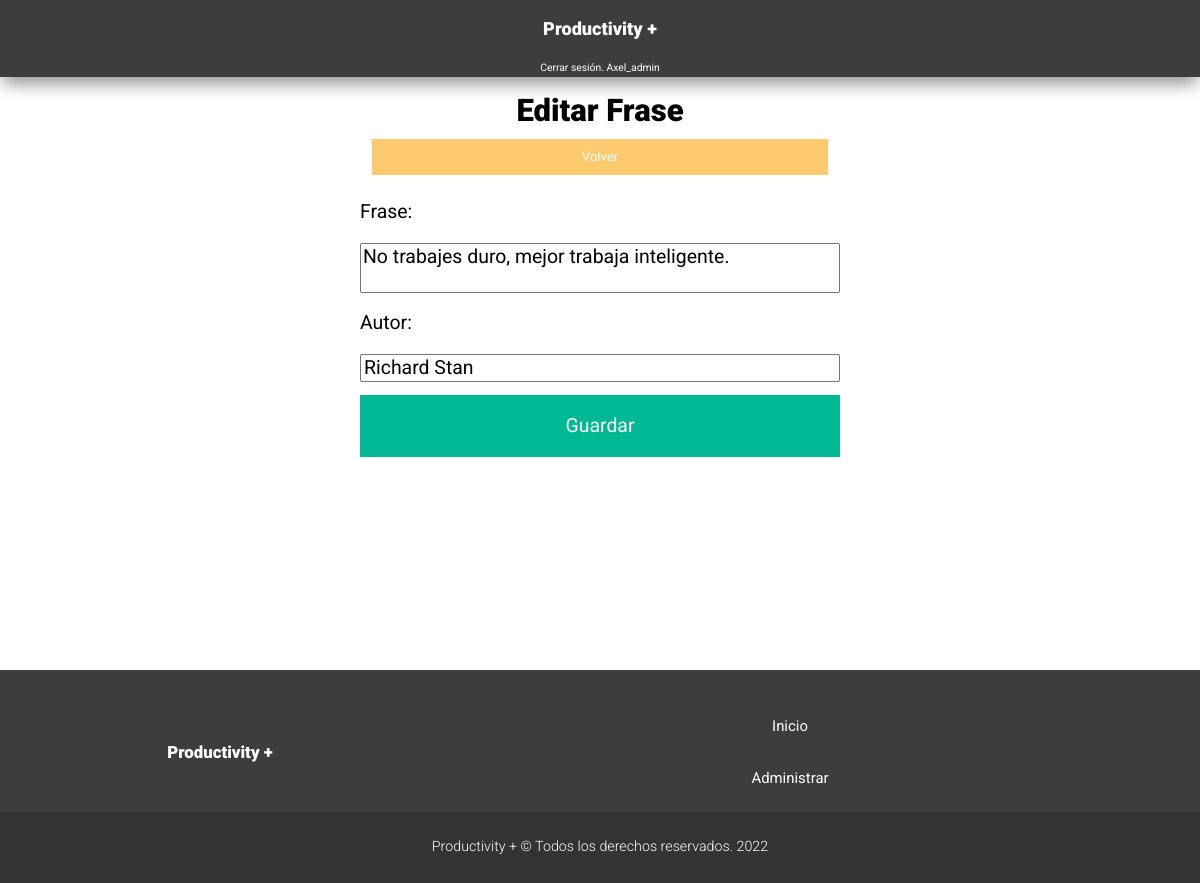
The page /admin/phrases/edit_phrase.php?id=11 (signed in) on the database its author committed.
### tables this page shows
CREATE TABLE `phrase` (
  `id` int(11) NOT NULL AUTO_INCREMENT,
  `phrase_content` mediumtext NOT NULL,
  `autor` varchar(30) DEFAULT NULL,
  `adminId` int(11) NOT NULL,
  PRIMARY KEY (`id`),
  KEY `adminId_idx` (`adminId`),
  CONSTRAINT `adminId` FOREIGN KEY (`adminId`) REFERENCES `admin` (`id`) ON DELETE NO ACTION ON UPDATE NO ACTION
);

### admin/phrases/edit_phrase.php (the view, shortened to what this page needs)
<?php
$db = conectarDB();
mysqli_query($db,"SET NAMES 'utf8'");
$id = mysqli_real_escape_string( $db, $_GET["id"]);
$query = "SELECT * FROM phrase WHERE id = '$id'";
$consult = mysqli_query($db, $query);
$phrase_data = mysqli_fetch_assoc($consult);
$phrase = $phrase_data["phrase_content"];
$autor = $phrase_data["autor"];
include "../../includes/templates/header.php";
?>
<main class="margin-top-bar">
    <header class="header-phrase container">
        <h2 class="center-text">Editar Frase</h2>
        <a href="../phrases/phrases.php" class="btn-orange center-section">Volver</a>
    </header>
    <form action="" class="form-phrase center-section" method="POST">
        <label for="phrase">Frase:</label>
        <textarea name="phrase" id="phrase"><?php echo $phrase; ?></textarea>
        <label for="autor">Autor:</label>
        <input type="text" name="autor" id="autor" value="<?php echo $autor; ?>">
        <input type="submit" value="Guardar" class="btn-green-block">
    </form>
    </main>
<?php
include "../../includes/templates/footer.php";
?>

### build/css/app.css (style rules this page uses)
html { -webkit-text-size-adjust:100%;line-height:1.15 }
body { margin:0 }
main { display:block }
a { background-color:transparent }
button,input,optgroup,select,textarea { font-family:inherit;font-size:100%;line-height:1.15;margin:0 }
button,input { overflow:visible }
[type=button],[type=reset],[type=submit],button { -webkit-appearance:button }
textarea { overflow:auto }
html { box-sizing:border-box;font-size:62.5% }
@media (min-width:954px) { html { font-size:40.5% } }
*,:after,:before { box-sizing:inherit }
body { font-family:Roboto,sans-serif;font-size:1.6rem;line-height:1.8 }
.container { margin:0 auto;max-width:180rem;width:90% }
@media (min-width:954px) { .container { width:95% } }
a { text-decoration:none }
h1,h2 { margin:0 }
h2 { font-size:4.8rem;font-weight:900 }
.center-text { text-align:center }
.margin-top-bar { margin-top:12.8rem }
.center-section { margin:0 auto;width:90% }
@media (min-width:954px) { .center-section { width:40% } }
.btn-green-block { background-color:#00b894;border:none;color:#fff;display:block;font-size:2rem;font-weight:400;padding:1rem 3rem;text-align:center;text-decoration:none;width:100% }
.btn-orange { background-color:#fdcb6e;border:none;color:#fff;display:block;font-size:2rem;font-weight:400;padding:1rem 3rem;text-align:center;text-decoration:none }
.header-images,.header-phrase { margin-bottom:3rem }
.form-phrase { padding-bottom:30rem }
.form-phrase .btn-green-block { font-size:3rem;padding:3rem }
.form-phrase input:not([type=submit]),.form-phrase label,.form-phrase textarea { display:block;font-size:3rem;margin:2rem 0;width:100% }
.form-phrase textarea { resize:none }

### rows shown on the page
phrase: phrase "No trabajes duro, mejor trabaja inteligente.", autor "Richard Stan"

### other values the page prints
$_SESSION['username'] "Axel_admin"
